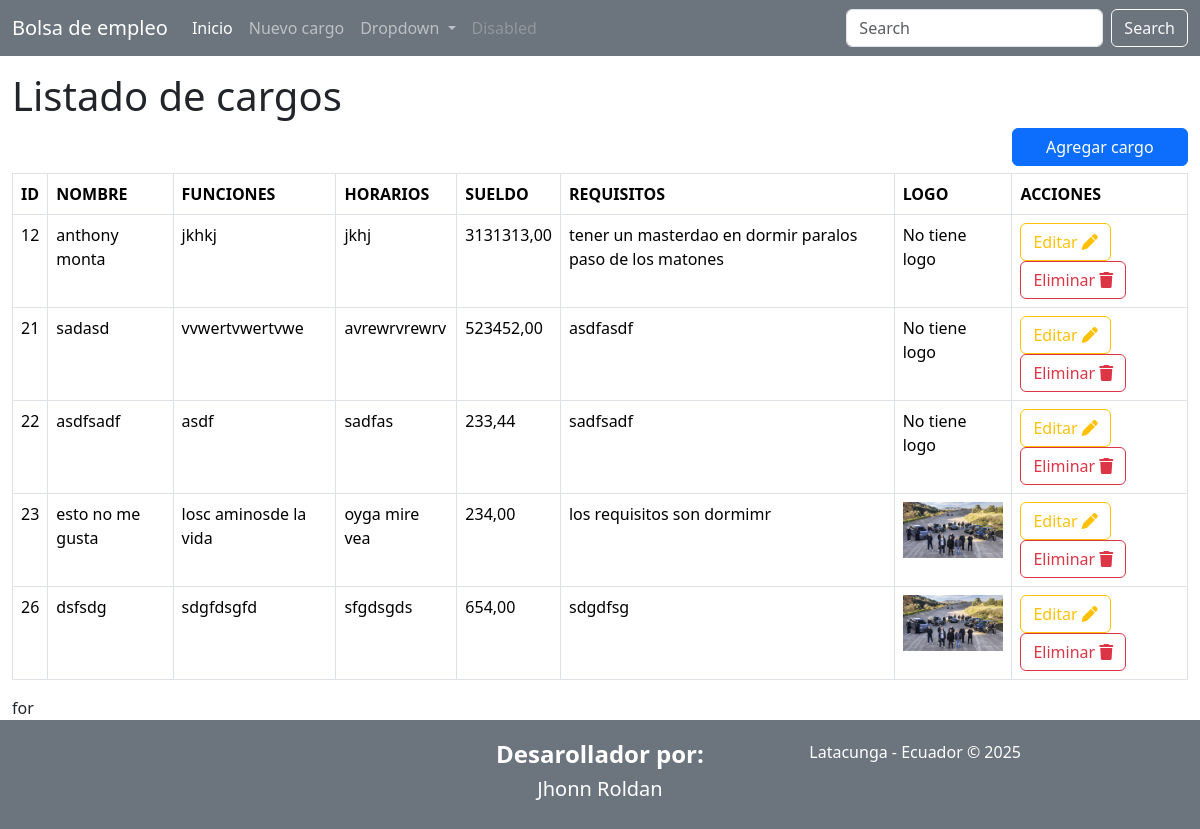
The page / on the database its author committed.
### Aplicaciones/Docentes/models.py (models this page shows, shortened)
class Cargo(models.Model):
    id=models.AutoField(primary_key=True)
    nombre=models.CharField(max_length=100)
    funciones=models.TextField()
    horario=models.CharField(max_length=500)
    requisitos=models.TextField()
    sueldo=models.DecimalField(max_digits=10,decimal_places=2)
    logo = models.FileField(upload_to='Docentes',null=True, blank=True )

### Aplicaciones/Docentes/views.py (the view)
# urls.py: path('', views.inicio),
def inicio(request):
    lCargos = Cargo.objects.all()
    return render(request, "inicio.html", {'cargos':lCargos})

### Aplicaciones/Docentes/templates/inicio.html (shortened to what this page needs)
{%extends "./plantilla.html"%}
{%block content%}
<h1>Listado de cargos</h1>
<div style="width: 100%; display: flex; justify-content: right; margin-bottom: 7px;">
    <a href="nuevoCargo" class="btn btn-primary" style="width: 15%;">Agregar cargo </a>
</div>
<table class="table table-bordered table-triped table-hover">
    <thead>
        <tr>
            <th>ID</th>
            <th>NOMBRE</th>
            <th>FUNCIONES</th>
            <th>HORARIOS</th>
            <th>SUELDO</th>
            <th>REQUISITOS</th>
            <th>LOGO</th>
            <th>ACCIONES</th>
        </tr>
    </thead>
    <tbody>
        {% for cagoTemporal in cargos%}
        <tr>
            <td>{{cagoTemporal.id}}</td>
            <td>{{cagoTemporal.nombre}}</td>
            <td>{{cagoTemporal.funciones}}</td>
            <td>{{cagoTemporal.horario}}</td>
            <td>{{cagoTemporal.sueldo}}</td>
            <td>{{cagoTemporal.requisitos}}</td>
            <td>
                {% if cagoTemporal.logo %}
                    <img src="{{cagoTemporal.logo.url }}" height="auto" width="100px" alt="">
                {% else %}
                    No tiene logo
                {% endif%}
            </td>
            <td>
                <a href="/editarCargo/{{cagoTemporal.id}}" class="btn btn-outline-warning">Editar <i class="fa fa-pen"></i></a>
                <a href="#" class="btn btn-outline-danger" onclick="eliminar('{{ cagoTemporal.id }}')">
                    Eliminar <i class="fa fa-trash"></i>
                </a>
            </td>
        </tr>
        {%endfor%}
    </tbody>
</table>
for
{%endblock %}

### Aplicaciones/Docentes/templates/plantilla.html (shortened to what this page needs)
<!DOCTYPE html>
<html lang="es">
<head>
    <link rel="stylesheet" href="https://cdnjs.cloudflare.com/ajax/libs/bootstrap/5.3.3/css/bootstrap.min.css" />
    <link rel="stylesheet" href="https://cdnjs.cloudflare.com/ajax/libs/font-awesome/6.7.2/css/all.min.css" />
</head>
<body>
    <nav class="navbar navbar-expand-lg navbar-dark bg-secondary mb-3">
        <div class="container-fluid">
          <a class="navbar-brand" href="/">Bolsa de empleo</a>
          <div class="collapse navbar-collapse" id="navbarSupportedContent">
            <ul class="navbar-nav me-auto mb-2 mb-lg-0">
              <li class="nav-item">
                <a class="nav-link active" aria-current="page" href="/">Inicio</a>
              </li>
              <li class="nav-item">
                <a class="nav-link" href="/nuevoCargo/">Nuevo cargo</a>
              </li>
              <li class="nav-item dropdown">
                <a
                  class="nav-link dropdown-toggle"
                  href="#"
                  id="navbarDropdown"
                  role="button"
                  data-bs-toggle="dropdown"
                  aria-expanded="false"
                >
                  Dropdown
                </a>
              </li>
              <li class="nav-item">
                <a class="nav-link disabled" tabindex="-1" aria-disabled="true">Disabled</a>
              </li>
            </ul>
            <form class="d-flex" role="search">
              <input
                class="form-control me-2"
                type="search"
                placeholder="Search"
                aria-label="Search"
              >
              <button class="btn btn-outline-light" type="submit">Search</button>
            </form>
          </div>
        </div>
      </nav>
    <div class="container-fluid">
        {% block content%}
        {% endblock%}
    </div>
    <footer class="row bg-secondary" style="padding: 20px; color: #fff;" >
        <div class="col-md-4 text-center">
        </div>
        <div class="col-md-4 text-center">
            <h4><strong>Desarollador por:</strong></h4>
            <h5>Jhonn Roldan</h5>
        </div>
        <div class="col-md-4">
            Latacunga - Ecuador
            © 2025
        </div>
    </footer>
</body>
</html>

### rows shown on the page
Cargo: id "12", nombre "anthony monta", funciones "jkhkj", horario "jkhj", sueldo "3131313,00", requisitos "tener un masterdao en dormir paralos paso de los matones", shows "No tiene logo"
Cargo: id "21", nombre "sadasd", funciones "vvwertvwertvwe", horario "avrewrvrewrv", sueldo "523452,00", requisitos "asdfasdf", shows "No tiene logo"
Cargo: id "22", nombre "asdfsadf", funciones "asdf", horario "sadfas", sueldo "233,44", requisitos "sadfsadf", shows "No tiene logo"
Cargo: id "23", nombre "esto no me gusta", funciones "losc aminosde la vida", horario "oyga mire vea", sueldo "234,00", requisitos "los requisitos son dormimr", logo (picture)
Cargo: id "26", nombre "dsfsdg", funciones "sdgfdsgfd", horario "sfgdsgds", sueldo "654,00", requisitos "sdgdfsg", logo (picture)
